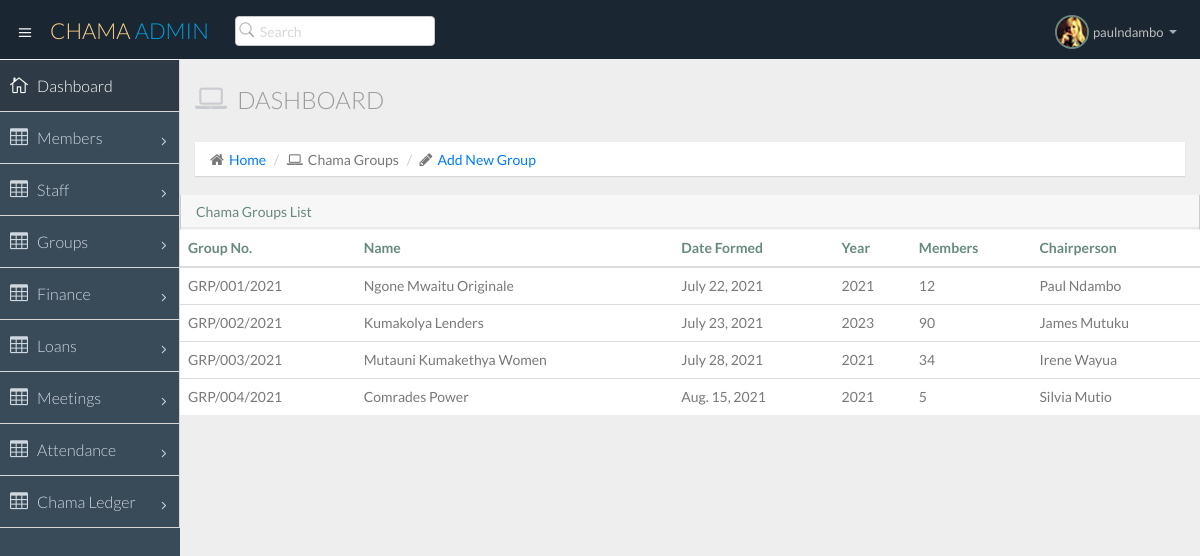
Screenshot of /groups/ (signed in) with the database file from the repository.
### data/models.py (models this page shows, shortened)
class Group(models.Model):
    group_id = models.CharField(max_length=20, unique=True, primary_key=True)
    title = models.CharField(max_length=500, unique=True)
    date_formed = models.DateField(default=timezone.now)
    year = models.CharField(max_length=4, choices=YEAR_CHOICES, default="2021")
    number_of_members = models.IntegerField(default=0)
    chairperson = models.OneToOneField(Member, on_delete=models.CASCADE)

class Member(models.Model):
    user = models.OneToOneField(User, on_delete=models.CASCADE)
    id_number = models.CharField(max_length=200, unique=True, primary_key=True)
    name = models.CharField(max_length=200)
    phone_number = models.CharField(max_length=200)
    email = models.EmailField()
    gender = models.CharField(max_length=200, choices=GENDER_CHOICES)
    year = models.CharField(max_length=4, choices=YEAR_CHOICES, default="2021")
    postal_code = models.CharField(max_length=200)
    town = models.CharField(max_length=200)
    country = models.CharField(max_length=200)
    def __str__(self):
        return self.name

### data/views.py (the view)
# urls.py: path("groups/", GroupsList.as_view(), name="groups"),
class GroupsList(ListView):
    model = Group
    template_name = "data/groups.html"

### data/templates/data/groups.html
{% extends "base.html" %}
{% block content %}
<section id="main-content">
  <section class="wrapper">
    <div class="row">
      <div class="col-lg-12">
        <h3 class="page-header"><i class="fa fa-laptop"></i> Dashboard</h3>
        <ol class="breadcrumb">
          <li><i class="fa fa-home"></i><a href="/">Home</a></li>
          <li><i class="fa fa-laptop"></i>Chama Groups</li>
          <li><i class="fa fa-pencil"></i><a href="{% url 'add-group' %}">Add New Group</a></li>
        </ol>
      </div>
    </div>
    <div class="row">
      <div class="table-responsive">
          <section class="panel">
            <header class="panel-heading">
              Chama Groups List
            </header>
            <table class="table ml-3">
              <thead>
                <tr>
                  <th>Group No.</th>
                  <th>Name</th>
                  <th>Date Formed</th>
                  <th>Year</th>
                  <th>Members</th>
                  <th>Chairperson</th>
                </tr>
              </thead>
              <tbody>
        {% for group in object_list %}
                <tr>
                  <td>{{group.group_id}}</td>
                  <td>{{group.title}}</td>
                  <td>{{group.date_formed}}</td>
                  <td>{{group.year}}</td>
                  <td>{{group.number_of_members}}</td>
                  <td>{{group.chairperson}}</td>
                </tr>
      {% endfor %}
              </tbody>
            </table>
          </section>
        </div>
      </div>
  </section>
</section>
{% endblock content %}

### templates/base.html (shortened to what this page needs)
{% load static %}
<!DOCTYPE html>
<html lang="en">
<head>
  <link href="{% static 'nice-admin/css/bootstrap.min.css' %}" rel="stylesheet">
  <link href="{% static 'nice-admin/css/bootstrap-theme.css' %}" rel="stylesheet">
  <link href="{% static 'nice-admin/css/elegant-icons-style.css' %}" rel="stylesheet" />
  <link href="{% static 'nice-admin/css/font-awesome.min.css' %}" rel="stylesheet" />
  <link href="{% static 'nice-admin/assets/fullcalendar/fullcalendar/bootstrap-fullcalendar.css' %}" rel="stylesheet" />
  <link href="{% static 'nice-admin/assets/fullcalendar/fullcalendar/fullcalendar.css' %}" rel="stylesheet" />
  <link href="{% static 'nice-admin/assets/jquery-easy-pie-chart/jquery.easy-pie-chart.css' %}" rel="stylesheet" type="text/css" media="screen" />
  <link rel="stylesheet" href="{% static 'nice-admin/css/owl.carousel.css' %}" type="text/css">
  <link href="{% static 'nice-admin/css/jquery-jvectormap-1.2.2.css' %}" rel="stylesheet">
  <link rel="stylesheet" href="{% static 'nice-admin/css/fullcalendar.css' %}">
  <link href="{% static 'nice-admin/css/widgets.css' %}" rel="stylesheet">
  <link href="{% static 'nice-admin/css/style.css' %}" rel="stylesheet">
  <link href="{% static 'nice-admin/css/style-responsive.css' %}" rel="stylesheet" />
  <link href="{% static 'nice-admin/css/xcharts.min.css' %}" rel=" stylesheet">
  <link href="{% static 'nice-admin/css/jquery-ui-1.10.4.min.css' %}" rel="stylesheet">
</head>
<body>
{% if user.is_authenticated %}
  <section id="container" class="">
    <header class="header dark-bg">
      <div class="toggle-nav">
        <div class="icon-reorder tooltips" data-original-title="Toggle Navigation" data-placement="bottom"><i class="icon_menu"></i></div>
      </div>
      <a href="{% url 'home' %}" class="logo">CHAMA <span class="lite"> Admin</span></a>
      <div class="nav search-row" id="top_menu">
        <ul class="nav top-menu">
          <li>
            <form class="navbar-form">
              <input class="form-control" placeholder="Search" type="text">
            </form>
          </li>
        </ul>
      </div>
      <div class="top-nav notification-row">
        <ul class="nav pull-right top-menu">
          <li class="dropdown">
            <a data-toggle="dropdown" class="dropdown-toggle" href="#">
                            <span class="profile-ava">
                                <img alt="" src="{% static 'nice-admin/img/avatar1_small.jpg' %}">
                            </span>
                            <span class="username">{{user.username}}</span>
                            <b class="caret"></b>
                        </a>
          </li>
        </ul>
      </div>
    </header>
    <aside>
      <div id="sidebar" class="nav-collapse ">
        <ul class="sidebar-menu">
          <li class="active">
            <a class="" href="{% url 'home' %}">
                          <i class="icon_house_alt"></i>
                          <span>Dashboard</span>
                      </a>
          </li>
          <li class="sub-menu">
            <a href="javascript:;" class="">
                          <i class="icon_table"></i>
                          <span>Members</span>
                          <span class="menu-arrow arrow_carrot-right"></span>
                      </a>
          </li>
          <li class="sub-menu">
            <a href="javascript:;" class="">
                          <i class="icon_table"></i>
                          <span>Staff</span>
                          <span class="menu-arrow arrow_carrot-right"></span>
                      </a>
          </li>
                    <li class="sub-menu">
            <a href="javascript:;" class="">
                          <i class="icon_table"></i>
                          <span>Groups</span>
                          <span class="menu-arrow arrow_carrot-right"></span>
                      </a>
          </li>
            <li class="sub-menu">
            <a href="javascript:;" class="">
                          <i class="icon_table"></i>
                          <span>Finance</span>
                          <span class="menu-arrow arrow_carrot-right"></span>
                      </a>
          </li>
           <li class="sub-menu">
            <a href="javascript:;" class="">
                          <i class="icon_table"></i>
                          <span>Loans</span>
                          <span class="menu-arrow arrow_carrot-right"></span>
                      </a>
          </li>
            <li class="sub-menu">
            <a href="javascript:;" class="">
                          <i class="icon_table"></i>
                          <span>Meetings</span>
                          <span class="menu-arrow arrow_carrot-right"></span>
                      </a>
          </li>
           <li class="sub-menu">
            <a href="javascript:;" class="">
                          <i class="icon_table"></i>
                          <span>Attendance</span>
                          <span class="menu-arrow arrow_carrot-right"></span>
                      </a>
          </li>
          <li class="sub-menu">
            <a href="javascript:;" class="">
                          <i class="icon_table"></i>
                          <span>Chama Ledger</span>
                          <span class="menu-arrow arrow_carrot-right"></span>
                      </a>
          </li>
        </ul>
      </div>
    </aside>
    {% block content %}
    {% endblock content %}
  </section>
{% endif %}
</body>
</html>

### rows the page displays
Group: group_id "GRP/001/2021", title "Ngone Mwaitu Originale", date_formed "July 22, 2021", year "2021", number_of_members "12", chairperson "Paul Ndambo"
Group: group_id "GRP/002/2021", title "Kumakolya Lenders", date_formed "July 23, 2021", year "2023", number_of_members "90", chairperson "James Mutuku"
Group: group_id "GRP/003/2021", title "Mutauni Kumakethya Women", date_formed "July 28, 2021", year "2021", number_of_members "34", chairperson "Irene Wayua"
Group: group_id "GRP/004/2021", title "Comrades Power", date_formed "Aug. 15, 2021", year "2021", number_of_members "5", chairperson "Silvia Mutio"

### other values shown
{{ user.username }} "paulndambo"
